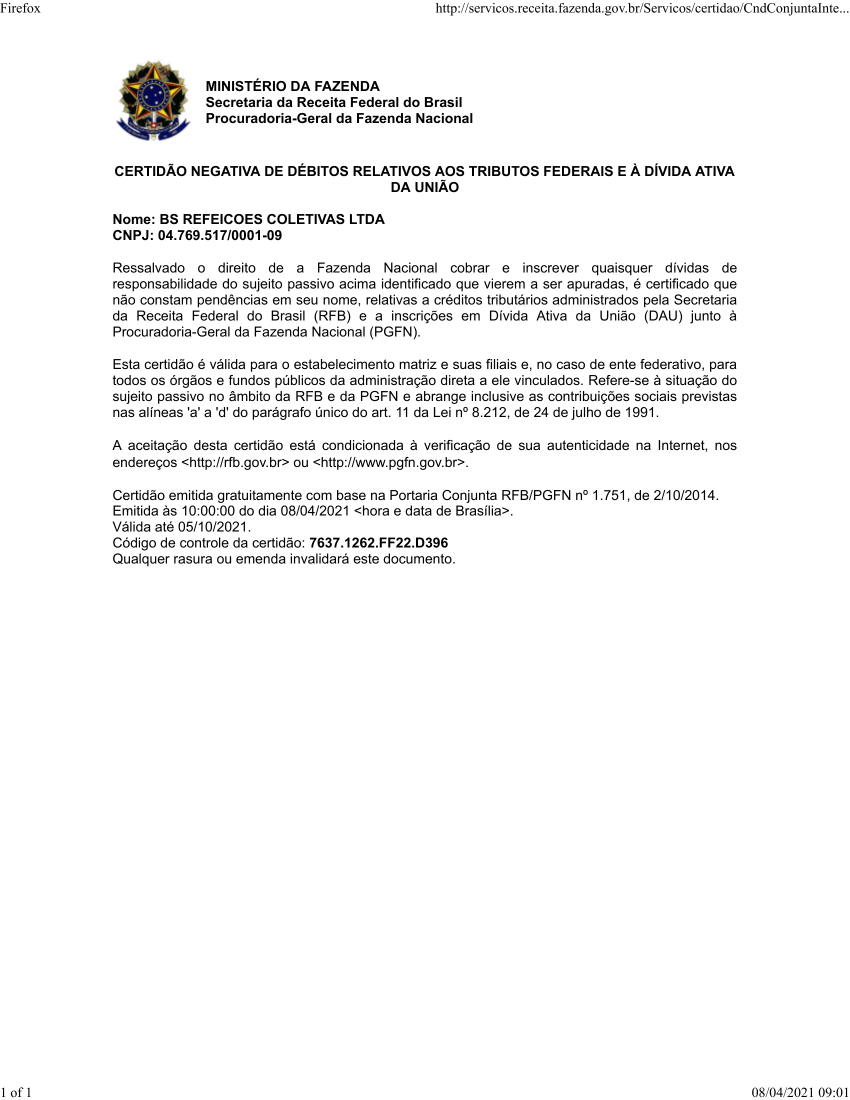
#> input picture images/CNDF/616.png, 1700 x 2200 px (shown at 1/2 size)
$ python -i fgts_processing.py   (imports and definitions only)
#> lines starting #> are read from the running program, lines starting #| are printed output that depends on the picture; after the words box and inside, x2 and y2 are one past the last pixel; in counts of white or black regions, pixels touching at a corner belong together
#> further down, picture is the input picture: shape (2200, 1700, 3); mean B, G, R 245.6, 245.6, 245.7
import numpy as np
import cv2
import imutils

class FgtsImageProcessing():
    def __init__(self):
        self.image = None

    def encontrar_contornos(self, img):
        conts = cv2.findContours(img, cv2.RETR_LIST, cv2.CHAIN_APPROX_SIMPLE)
        conts = imutils.grab_contours(conts)
        conts = sorted(conts, key = cv2.contourArea, reverse = True)[:6]
        return conts

    def ordenar_pontos(self, pontos):
        pontos = pontos.reshape((4,2))
        pontos_novos = np.zeros((4, 1, 2), dtype=np.int32)

        add = pontos.sum(1)
        pontos_novos[0] = pontos[np.argmin(add)]
        pontos_novos[2] = pontos[np.argmax(add)]

        dif = np.diff(pontos, axis = 1)
        pontos_novos[1] = pontos[np.argmin(dif)]
        pontos_novos[3] = pontos[np.argmax(dif)]

        return pontos_novos

    def transform_imagem(self):
        original = self.image.copy()
        (H, W) = self.image.shape[:2]
#> H = 2200; W = 1700

        gray = cv2.cvtColor(self.image, cv2.COLOR_BGR2GRAY)
        blur = cv2.GaussianBlur(gray, (7, 7), 0)
        edged = cv2.Canny(blur, 60, 160)
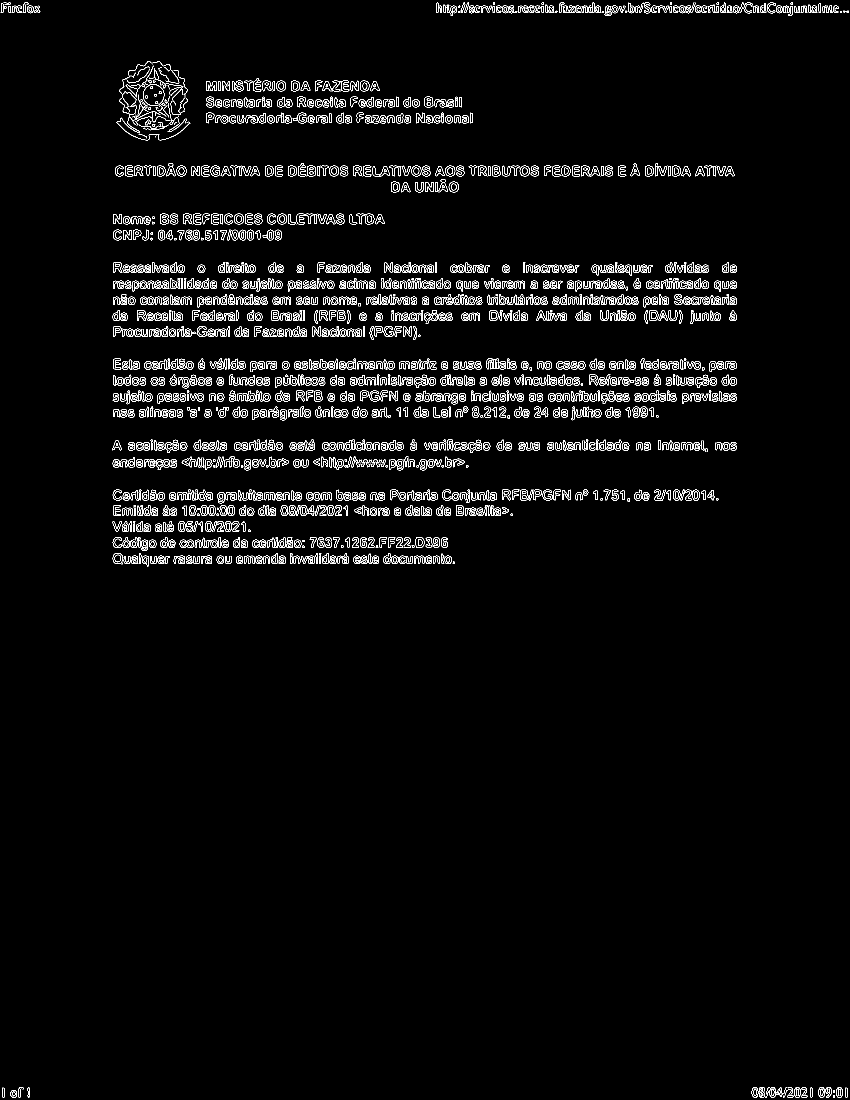
#> edged: shape (2200, 1700) (shown at 1/2 size); 2.9% white in thin lines or dots
        conts = self.encontrar_contornos(edged.copy())
#> in encontrar_contornos, `conts = cv2.findContours(img, cv2.RETR_LIST, cv2.CHAIN_APPROX_SIMPLE)`: conts = 3740 contours, 1049 with area under 20; largest, box (x1, y1, x2, y2) and area: (286, 168, 329, 212) 1434, (286, 168, 329, 212) 1396, (1202, 781, 1259, 808) 692, (288, 918, 354, 940) 690, (561, 1010, 601, 1032) 550
#> in encontrar_contornos, `conts = sorted(conts, key = cv2.contourArea, reverse = True)[:6]`: conts = 6 contours; box (x1, y1, x2, y2) and area: (286, 168, 329, 212) 1434, (286, 168, 329, 212) 1396, (1202, 781, 1259, 808) 692, (288, 918, 354, 940) 690, (561, 1010, 601, 1032) 550, (439, 1010, 470, 1032) 522
        maior = -1
        for c in conts:
            peri = cv2.arcLength(c, True)
            aprox = cv2.approxPolyDP(c, 0.02 * peri, True)

            if len(aprox) == 4:
                maior = aprox
                break
#> this loop made 6 passes
#> peri on passes 1 to 6: 141.3, 144.6, 270.4, 332.4, 184.1, 105.3

        cv2.drawContours(self.image, maior, -1, (120, 255, 0), 28)
        cv2.drawContours(self.image, [maior], -1, (120, 255, 0), 2)

        pontosMaior = self.ordenar_pontos(maior)
        pts1 = np.float32(pontosMaior)
        pts2 = np.float32([[0, 0], [W, 0], [W, H], [0, H]])

        matriz = cv2.getPerspectiveTransform(pts1, pts2)
        transform = cv2.warpPerspective(original, matriz, (W, H))

        self.image = transform

    def processamento_img(self):
        self.image = cv2.resize(self.image, None, fx=1.6, fy=1.6, interpolation=cv2.INTER_CUBIC)
        self.image = cv2.cvtColor(self.image, cv2.COLOR_BGR2GRAY)
        self.image = cv2.adaptiveThreshold(self.image, 255, cv2.ADAPTIVE_THRESH_GAUSSIAN_C, cv2.THRESH_BINARY, 11, 9)

    def processar_imagem(self, image):
        image_array = np.array(image)
        self.image = image_array
        try:
            self.transform_imagem()
            self.processamento_img()
            return self.image
        except Exception as e:
            print("Error processing image. " + str(e))

>>> import cv2
>>> picture = cv2.imread('../../images/CNDF/616.png')
>>> result = FgtsImageProcessing().processar_imagem(picture)
